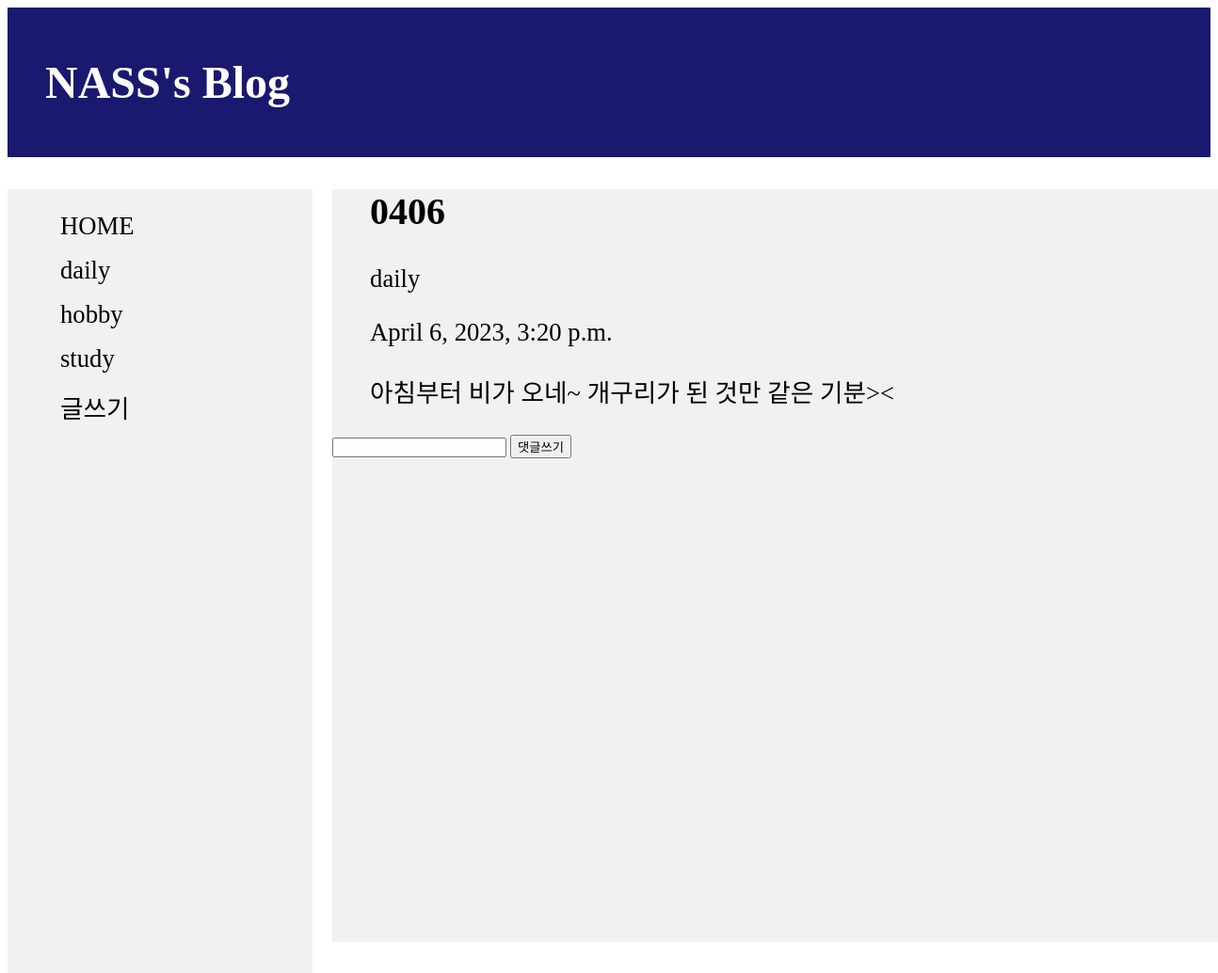
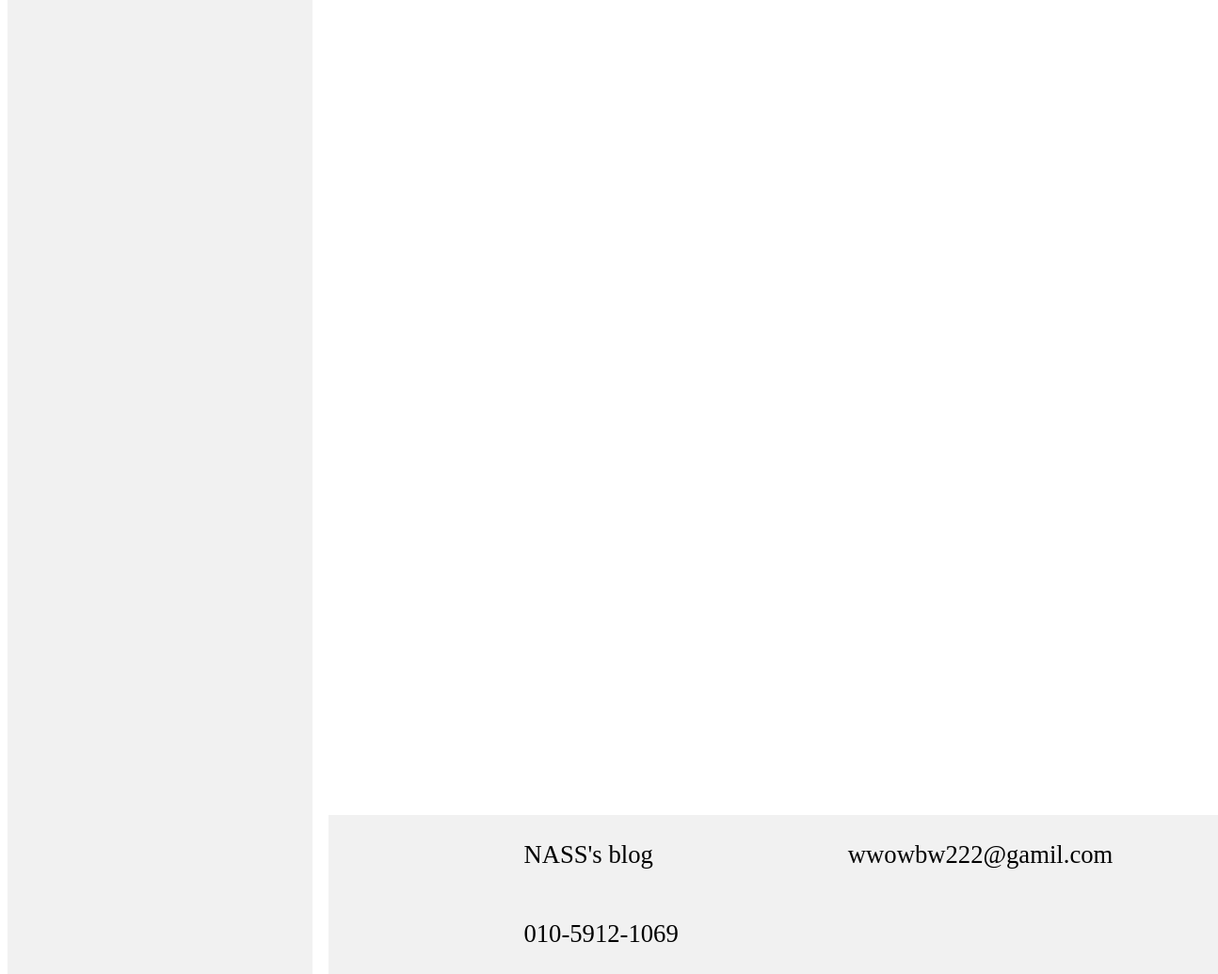
/detail/4/, run on the app's committed database (2 pictures, top to bottom).
### myblogApp/models.py (models this page shows, shortened)
class Article(models.Model):
    title = models.CharField(max_length=200)
    content = models.TextField()
    category = models.CharField(max_length=50, default="")
    date = models.DateTimeField(default=datetime.now())

### myblogApp/views.py (the view, shortened to what this page needs)
# urls.py: path("detail/<int:list_id>/", views.detail, name='detail'),
def detail(request, list_id):
    article = Article.objects.get(pk=list_id)
    categorys = ['daily', 'hobby', 'study']
    return render(request, 'detail.html', {'article': article, 'categorys': categorys})

### myblogApp/templates/detail.html (shortened to what this page needs)
{% extends 'base.html' %}
{% block css %}
{% load static %}
<link rel="stylesheet" type="text/css" href="{% static 'detail.css' %}" />
{% endblock %}
{% block content %}
<header>
    <h1>NASS's Blog</h1>
</header>
<main>
    <div class="menu">
        <div class="category">
            <ul>
                <li><a href="{% url 'home' %}">HOME</a></li>
                {% for category in categorys %}
                <li><a href="{% url 'list' category %}">{{ category }}</a></li>
                {% endfor %}
                <li><a href="{% url 'new' %}">글쓰기</a></li>
            </ul>
        </div>
    </div>
    <div class="content">
        <ul>
            <li>
                <h2>{{ article.title }}</h2>
                <span>{{ article.category }}</span>
                <p class="date">{{ article.date }}</p>
                <p>{{ article.content }}</p>
            </li>
        </ul>
        <form action="" method="post">
            <input type="text" name="content">
            <button type="sumbit">댓글쓰기</button>
        </form>
    </div>
</main>
{% endblock %}

### myblogApp/static/detail.css (style rules this page uses)
header { background-color: #191970; margin-top: 0; padding: 20px 20px 20px 40px; position: sticky; }
header h1 { color: #ffffff; font-size: 36pt; text-decoration: none; }
.menu { list-style-type: none; margin: 0; padding: 0; width: 25%; background-color: #f1f1f1; position: fixed; height: 100%; overflow: auto; }
li a { display: block; color: #000; padding: 8px 16px; text-decoration: none; }
li { font-size: 20pt; list-style-type: none; }
.content { background-color: #f1f1f1; width: 80%; left: 27%; position: relative; height: 800px; }

### data on the page
Article: title "0406", category "daily", date "April 6, 2023, 3:20 p.m.", content "아침부터 비가 오네~ 개구리가 된 것만 같은 기분><"

### other printed values
{{ category }} "daily" "hobby" "study"
